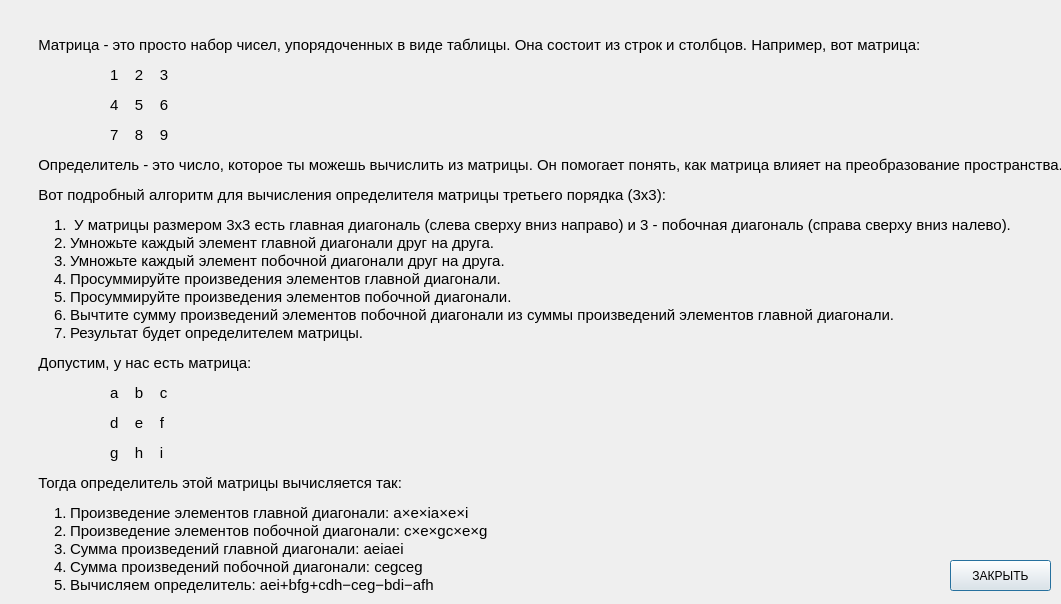
<?xml version="1.0" encoding="UTF-8"?>
<ui version="4.0">
 <class>HelpForPlayer</class>
 <widget class="QDialog" name="HelpForPlayer">
  <property name="geometry">
   <rect>
    <x>0</x>
    <y>0</y>
    <width>1061</width>
    <height>604</height>
   </rect>
  </property>
  <property name="windowTitle">
   <string>Dialog</string>
  </property>
  <widget class="QLabel" name="label">
   <property name="geometry">
    <rect>
     <x>30</x>
     <y>20</y>
     <width>1111</width>
     <height>591</height>
    </rect>
   </property>
   <property name="text">
    <string>&lt;!DOCTYPE HTML PUBLIC &quot;-//W3C//DTD HTML 4.0//EN&quot; &quot;http://www.w3.org/TR/REC-html40/strict.dtd&quot;&gt;
&lt;html&gt;&lt;head&gt;&lt;meta name=&quot;qrichtext&quot; content=&quot;1&quot; /&gt;&lt;meta charset=&quot;utf-8&quot; /&gt;&lt;style type=&quot;text/css&quot;&gt;
p, li { white-space: pre-wrap; }
hr { height: 1px; border-width: 0; }
li.unchecked::marker { content: &quot;\2610&quot;; }
li.checked::marker { content: &quot;\2612&quot;; }
&lt;/style&gt;&lt;/head&gt;&lt;body style=&quot; font-family:'Cantarell'; font-size:11pt; font-weight:400; font-style:normal;&quot;&gt;
&lt;p style=&quot; margin-top:12px; margin-bottom:12px; margin-left:0px; margin-right:0px; -qt-block-indent:0; text-indent:0px;&quot;&gt;  Матрица - это просто набор чисел, упорядоченных в виде таблицы. Она состоит из строк и столбцов. Например, вот матрица:&lt;/p&gt;
&lt;p style=&quot; margin-top:12px; margin-bottom:12px; margin-left:0px; margin-right:0px; -qt-block-indent:0; text-indent:0px;&quot;&gt;	1    2    3&lt;/p&gt;
&lt;p style=&quot; margin-top:12px; margin-bottom:12px; margin-left:0px; margin-right:0px; -qt-block-indent:0; text-indent:0px;&quot;&gt;	4    5    6&lt;/p&gt;
&lt;p style=&quot; margin-top:12px; margin-bottom:12px; margin-left:0px; margin-right:0px; -qt-block-indent:0; text-indent:0px;&quot;&gt;	7    8    9&lt;/p&gt;
&lt;p style=&quot; margin-top:12px; margin-bottom:12px; margin-left:0px; margin-right:0px; -qt-block-indent:0; text-indent:0px;&quot;&gt;  Определитель - это число, которое ты можешь вычислить из матрицы. Он помогает понять, как матрица влияет на преобразование пространства. &lt;/p&gt;
&lt;p style=&quot; margin-top:12px; margin-bottom:12px; margin-left:0px; margin-right:0px; -qt-block-indent:0; text-indent:0px;&quot;&gt;  Вот подробный алгоритм для вычисления определителя матрицы третьего порядка (3x3):&lt;/p&gt;
&lt;ol style=&quot;margin-top: 0px; margin-bottom: 0px; margin-left: 0px; margin-right: 0px; -qt-list-indent: 1;&quot;&gt;
&lt;li style=&quot; margin-top:12px; margin-bottom:0px; margin-left:0px; margin-right:0px; -qt-block-indent:0; text-indent:0px;&quot;&gt; У матрицы размером 3x3 есть главная диагональ (слева сверху вниз направо) и 3 - побочная диагональ (справа сверху вниз налево).&lt;/li&gt;
&lt;li style=&quot; margin-top:0px; margin-bottom:0px; margin-left:0px; margin-right:0px; -qt-block-indent:0; text-indent:0px;&quot;&gt;Умножьте каждый элемент главной диагонали друг на друга.&lt;/li&gt;
&lt;li style=&quot; margin-top:0px; margin-bottom:0px; margin-left:0px; margin-right:0px; -qt-block-indent:0; text-indent:0px;&quot;&gt;Умножьте каждый элемент побочной диагонали друг на друга.&lt;/li&gt;
&lt;li style=&quot; margin-top:0px; margin-bottom:0px; margin-left:0px; margin-right:0px; -qt-block-indent:0; text-indent:0px;&quot;&gt;Просуммируйте произведения элементов главной диагонали.&lt;/li&gt;
&lt;li style=&quot; margin-top:0px; margin-bottom:0px; margin-left:0px; margin-right:0px; -qt-block-indent:0; text-indent:0px;&quot;&gt;Просуммируйте произведения элементов побочной диагонали.&lt;/li&gt;
&lt;li style=&quot; margin-top:0px; margin-bottom:0px; margin-left:0px; margin-right:0px; -qt-block-indent:0; text-indent:0px;&quot;&gt;Вычтите сумму произведений элементов побочной диагонали из суммы произведений элементов главной диагонали.&lt;/li&gt;
&lt;li style=&quot; margin-top:0px; margin-bottom:0px; margin-left:0px; margin-right:0px; -qt-block-indent:0; text-indent:0px;&quot;&gt;Результат будет определителем матрицы.&lt;/li&gt;&lt;/ol&gt;
&lt;p style=&quot; margin-top:12px; margin-bottom:12px; margin-left:0px; margin-right:0px; -qt-block-indent:0; text-indent:0px;&quot;&gt;  Допустим, у нас есть матрица:&lt;/p&gt;
&lt;p style=&quot; margin-top:12px; margin-bottom:12px; margin-left:0px; margin-right:0px; -qt-block-indent:0; text-indent:0px;&quot;&gt;	a    b    c&lt;/p&gt;
&lt;p style=&quot; margin-top:12px; margin-bottom:12px; margin-left:0px; margin-right:0px; -qt-block-indent:0; text-indent:0px;&quot;&gt;	d    e    f&lt;/p&gt;
&lt;p style=&quot; margin-top:12px; margin-bottom:12px; margin-left:0px; margin-right:0px; -qt-block-indent:0; text-indent:0px;&quot;&gt;	g    h    i&lt;/p&gt;
&lt;p style=&quot; margin-top:12px; margin-bottom:12px; margin-left:0px; margin-right:0px; -qt-block-indent:0; text-indent:0px;&quot;&gt;  Тогда определитель этой матрицы вычисляется так:&lt;/p&gt;
&lt;ol style=&quot;margin-top: 0px; margin-bottom: 0px; margin-left: 0px; margin-right: 0px; -qt-list-indent: 1;&quot;&gt;
&lt;li style=&quot; margin-top:12px; margin-bottom:0px; margin-left:0px; margin-right:0px; -qt-block-indent:0; text-indent:0px;&quot;&gt;Произведение элементов главной диагонали: a×e×ia×e×i&lt;/li&gt;
&lt;li style=&quot; margin-top:0px; margin-bottom:0px; margin-left:0px; margin-right:0px; -qt-block-indent:0; text-indent:0px;&quot;&gt;Произведение элементов побочной диагонали: c×e×gc×e×g&lt;/li&gt;
&lt;li style=&quot; margin-top:0px; margin-bottom:0px; margin-left:0px; margin-right:0px; -qt-block-indent:0; text-indent:0px;&quot;&gt;Сумма произведений главной диагонали: aeiaei&lt;/li&gt;
&lt;li style=&quot; margin-top:0px; margin-bottom:0px; margin-left:0px; margin-right:0px; -qt-block-indent:0; text-indent:0px;&quot;&gt;Сумма произведений побочной диагонали: cegceg&lt;/li&gt;
&lt;li style=&quot; margin-top:0px; margin-bottom:12px; margin-left:0px; margin-right:0px; -qt-block-indent:0; text-indent:0px;&quot;&gt;Вычисляем определитель: aei+bfg+cdh−ceg−bdi−afh&lt;/li&gt;&lt;/ol&gt;&lt;/body&gt;&lt;/html&gt;</string>
   </property>
  </widget>
  <widget class="QPushButton" name="pushButton">
   <property name="geometry">
    <rect>
     <x>950</x>
     <y>560</y>
     <width>101</width>
     <height>31</height>
    </rect>
   </property>
   <property name="text">
    <string>ЗАКРЫТЬ</string>
   </property>
  </widget>
 </widget>
 <resources/>
 <connections/>
</ui>
